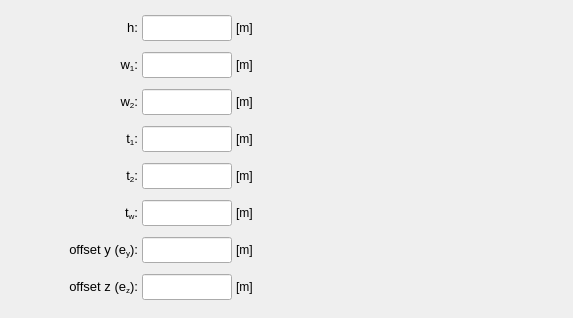
         <widget class="QWidget" name="tab_I_section">
          <attribute name="title">
           <string>I-section</string>
          </attribute>
          <layout class="QGridLayout" name="gridLayout_51">
           <property name="leftMargin">
            <number>4</number>
           </property>
           <property name="topMargin">
            <number>4</number>
           </property>
           <property name="rightMargin">
            <number>4</number>
           </property>
           <property name="bottomMargin">
            <number>4</number>
           </property>
           <property name="spacing">
            <number>4</number>
           </property>
           <item row="0" column="0">
            <widget class="QFrame" name="frame_27">
             <property name="frameShape">
              <enum>QFrame::NoFrame</enum>
             </property>
             <property name="frameShadow">
              <enum>QFrame::Raised</enum>
             </property>
             <layout class="QGridLayout" name="gridLayout_50">
              <property name="leftMargin">
               <number>4</number>
              </property>
              <property name="topMargin">
               <number>4</number>
              </property>
              <property name="rightMargin">
               <number>4</number>
              </property>
              <property name="bottomMargin">
               <number>4</number>
              </property>
              <property name="spacing">
               <number>4</number>
              </property>
              <item row="0" column="4">
               <spacer name="horizontalSpacer_10">
                <property name="orientation">
                 <enum>Qt::Horizontal</enum>
                </property>
                <property name="sizeHint" stdset="0">
                 <size>
                  <width>40</width>
                  <height>20</height>
                 </size>
                </property>
               </spacer>
              </item>
              <item row="0" column="1">
               <widget class="QLabel" name="label_78">
                <property name="minimumSize">
                 <size>
                  <width>90</width>
                  <height>26</height>
                 </size>
                </property>
                <property name="maximumSize">
                 <size>
                  <width>90</width>
                  <height>26</height>
                 </size>
                </property>
                <property name="font">
                 <font>
                  <pointsize>10</pointsize>
                 </font>
                </property>
                <property name="text">
                 <string>&lt;html&gt;&lt;head/&gt;&lt;body&gt;&lt;p align=&quot;right&quot;&gt;h:&lt;/p&gt;&lt;/body&gt;&lt;/html&gt;</string>
                </property>
                <property name="alignment">
                 <set>Qt::AlignCenter</set>
                </property>
               </widget>
              </item>
              <item row="0" column="2">
               <widget class="QLineEdit" name="lineEdit_height_I_section">
                <property name="minimumSize">
                 <size>
                  <width>90</width>
                  <height>26</height>
                 </size>
                </property>
                <property name="maximumSize">
                 <size>
                  <width>90</width>
                  <height>26</height>
                 </size>
                </property>
                <property name="sizeIncrement">
                 <size>
                  <width>0</width>
                  <height>0</height>
                 </size>
                </property>
                <property name="font">
                 <font>
                  <pointsize>10</pointsize>
                 </font>
                </property>
                <property name="focusPolicy">
                 <enum>Qt::StrongFocus</enum>
                </property>
                <property name="styleSheet">
                 <string notr="true"/>
                </property>
                <property name="alignment">
                 <set>Qt::AlignCenter</set>
                </property>
                <property name="clearButtonEnabled">
                 <bool>true</bool>
                </property>
               </widget>
              </item>
              <item row="1" column="2">
               <widget class="QLineEdit" name="lineEdit_w1_I_section">
                <property name="minimumSize">
                 <size>
                  <width>90</width>
                  <height>24</height>
                 </size>
                </property>
                <property name="maximumSize">
                 <size>
                  <width>90</width>
                  <height>26</height>
                 </size>
                </property>
                <property name="sizeIncrement">
                 <size>
                  <width>0</width>
                  <height>0</height>
                 </size>
                </property>
                <property name="font">
                 <font>
                  <pointsize>10</pointsize>
                 </font>
                </property>
                <property name="focusPolicy">
                 <enum>Qt::StrongFocus</enum>
                </property>
                <property name="styleSheet">
                 <string notr="true"/>
                </property>
                <property name="alignment">
                 <set>Qt::AlignCenter</set>
                </property>
                <property name="clearButtonEnabled">
                 <bool>true</bool>
                </property>
               </widget>
              </item>
              <item row="1" column="1">
               <widget class="QLabel" name="label_75">
                <property name="minimumSize">
                 <size>
                  <width>90</width>
                  <height>26</height>
                 </size>
                </property>
                <property name="maximumSize">
                 <size>
                  <width>90</width>
                  <height>26</height>
                 </size>
                </property>
                <property name="font">
                 <font>
                  <pointsize>10</pointsize>
                 </font>
                </property>
                <property name="text">
                 <string>&lt;html&gt;&lt;head/&gt;&lt;body&gt;&lt;p align=&quot;right&quot;&gt;w&lt;span style=&quot; vertical-align:sub;&quot;&gt;1&lt;/span&gt;:&lt;/p&gt;&lt;/body&gt;&lt;/html&gt;</string>
                </property>
                <property name="alignment">
                 <set>Qt::AlignCenter</set>
                </property>
               </widget>
              </item>
              <item row="0" column="3">
               <widget class="QLabel" name="label_142">
                <property name="minimumSize">
                 <size>
                  <width>35</width>
                  <height>26</height>
                 </size>
                </property>
                <property name="maximumSize">
                 <size>
                  <width>35</width>
                  <height>26</height>
                 </size>
                </property>
                <property name="text">
                 <string>[m]</string>
                </property>
                <property name="alignment">
                 <set>Qt::AlignLeading|Qt::AlignLeft|Qt::AlignVCenter</set>
                </property>
               </widget>
              </item>
              <item row="2" column="2">
               <widget class="QLineEdit" name="lineEdit_w2_I_section">
                <property name="minimumSize">
                 <size>
                  <width>90</width>
                  <height>24</height>
                 </size>
                </property>
                <property name="maximumSize">
                 <size>
                  <width>90</width>
                  <height>26</height>
                 </size>
                </property>
                <property name="sizeIncrement">
                 <size>
                  <width>0</width>
                  <height>0</height>
                 </size>
                </property>
                <property name="font">
                 <font>
                  <pointsize>10</pointsize>
                 </font>
                </property>
                <property name="focusPolicy">
                 <enum>Qt::StrongFocus</enum>
                </property>
                <property name="styleSheet">
                 <string notr="true"/>
                </property>
                <property name="alignment">
                 <set>Qt::AlignCenter</set>
                </property>
                <property name="clearButtonEnabled">
                 <bool>true</bool>
                </property>
               </widget>
              </item>
              <item row="1" column="3">
               <widget class="QLabel" name="label_133">
                <property name="minimumSize">
                 <size>
                  <width>35</width>
                  <height>26</height>
                 </size>
                </property>
                <property name="maximumSize">
                 <size>
                  <width>35</width>
                  <height>26</height>
                 </size>
                </property>
                <property name="text">
                 <string>[m]</string>
                </property>
                <property name="alignment">
                 <set>Qt::AlignLeading|Qt::AlignLeft|Qt::AlignVCenter</set>
                </property>
               </widget>
              </item>
              <item row="2" column="1">
               <widget class="QLabel" name="label_76">
                <property name="minimumSize">
                 <size>
                  <width>90</width>
                  <height>26</height>
                 </size>
                </property>
                <property name="maximumSize">
                 <size>
                  <width>90</width>
                  <height>26</height>
                 </size>
                </property>
                <property name="font">
                 <font>
                  <pointsize>10</pointsize>
                 </font>
                </property>
                <property name="text">
                 <string>&lt;html&gt;&lt;head/&gt;&lt;body&gt;&lt;p align=&quot;right&quot;&gt;w&lt;span style=&quot; vertical-align:sub;&quot;&gt;2&lt;/span&gt;:&lt;/p&gt;&lt;/body&gt;&lt;/html&gt;</string>
                </property>
                <property name="alignment">
                 <set>Qt::AlignCenter</set>
                </property>
               </widget>
              </item>
              <item row="3" column="2">
               <widget class="QLineEdit" name="lineEdit_t1_I_section">
                <property name="minimumSize">
                 <size>
                  <width>90</width>
                  <height>24</height>
                 </size>
                </property>
                <property name="maximumSize">
                 <size>
                  <width>90</width>
                  <height>26</height>
                 </size>
                </property>
                <property name="sizeIncrement">
                 <size>
                  <width>0</width>
                  <height>0</height>
                 </size>
                </property>
                <property name="font">
                 <font>
                  <pointsize>10</pointsize>
                 </font>
                </property>
                <property name="focusPolicy">
                 <enum>Qt::StrongFocus</enum>
                </property>
                <property name="styleSheet">
                 <string notr="true"/>
                </property>
                <property name="alignment">
                 <set>Qt::AlignCenter</set>
                </property>
                <property name="clearButtonEnabled">
                 <bool>true</bool>
                </property>
               </widget>
              </item>
              <item row="3" column="3">
               <widget class="QLabel" name="label_138">
                <property name="minimumSize">
                 <size>
                  <width>35</width>
                  <height>26</height>
                 </size>
                </property>
                <property name="maximumSize">
                 <size>
                  <width>35</width>
                  <height>26</height>
                 </size>
                </property>
                <property name="text">
                 <string>[m]</string>
                </property>
                <property name="alignment">
                 <set>Qt::AlignLeading|Qt::AlignLeft|Qt::AlignVCenter</set>
                </property>
               </widget>
              </item>
              <item row="3" column="1">
               <widget class="QLabel" name="label_74">
                <property name="minimumSize">
                 <size>
                  <width>90</width>
                  <height>26</height>
                 </size>
                </property>
                <property name="maximumSize">
                 <size>
                  <width>90</width>
                  <height>26</height>
                 </size>
                </property>
                <property name="font">
                 <font>
                  <pointsize>10</pointsize>
                 </font>
                </property>
                <property name="text">
                 <string>&lt;html&gt;&lt;head/&gt;&lt;body&gt;&lt;p align=&quot;right&quot;&gt;t&lt;span style=&quot; vertical-align:sub;&quot;&gt;1&lt;/span&gt;:&lt;/p&gt;&lt;/body&gt;&lt;/html&gt;</string>
                </property>
                <property name="alignment">
                 <set>Qt::AlignCenter</set>
                </property>
               </widget>
              </item>
              <item row="2" column="3">
               <widget class="QLabel" name="label_141">
                <property name="minimumSize">
                 <size>
                  <width>35</width>
                  <height>26</height>
                 </size>
                </property>
                <property name="maximumSize">
                 <size>
                  <width>35</width>
                  <height>26</height>
                 </size>
                </property>
                <property name="text">
                 <string>[m]</string>
                </property>
                <property name="alignment">
                 <set>Qt::AlignLeading|Qt::AlignLeft|Qt::AlignVCenter</set>
                </property>
               </widget>
              </item>
              <item row="4" column="1">
               <widget class="QLabel" name="label_77">
                <property name="minimumSize">
                 <size>
                  <width>90</width>
                  <height>26</height>
                 </size>
                </property>
                <property name="maximumSize">
                 <size>
                  <width>90</width>
                  <height>26</height>
                 </size>
                </property>
                <property name="font">
                 <font>
                  <pointsize>10</pointsize>
                 </font>
                </property>
                <property name="text">
                 <string>&lt;html&gt;&lt;head/&gt;&lt;body&gt;&lt;p align=&quot;right&quot;&gt;t&lt;span style=&quot; vertical-align:sub;&quot;&gt;2&lt;/span&gt;:&lt;/p&gt;&lt;/body&gt;&lt;/html&gt;</string>
                </property>
                <property name="alignment">
                 <set>Qt::AlignCenter</set>
                </property>
               </widget>
              </item>
              <item row="4" column="2">
               <widget class="QLineEdit" name="lineEdit_t2_I_section">
                <property name="minimumSize">
                 <size>
                  <width>90</width>
                  <height>24</height>
                 </size>
                </property>
                <property name="maximumSize">
                 <size>
                  <width>90</width>
                  <height>26</height>
                 </size>
                </property>
                <property name="sizeIncrement">
                 <size>
                  <width>0</width>
                  <height>0</height>
                 </size>
                </property>
                <property name="font">
                 <font>
                  <pointsize>10</pointsize>
                 </font>
                </property>
                <property name="focusPolicy">
                 <enum>Qt::StrongFocus</enum>
                </property>
                <property name="styleSheet">
                 <string notr="true"/>
                </property>
                <property name="alignment">
                 <set>Qt::AlignCenter</set>
                </property>
                <property name="clearButtonEnabled">
                 <bool>true</bool>
                </property>
               </widget>
              </item>
              <item row="4" column="3">
               <widget class="QLabel" name="label_136">
                <property name="minimumSize">
                 <size>
                  <width>35</width>
                  <height>26</height>
                 </size>
                </property>
                <property name="maximumSize">
                 <size>
                  <width>35</width>
                  <height>26</height>
                 </size>
                </property>
                <property name="text">
                 <string>[m]</string>
                </property>
                <property name="alignment">
                 <set>Qt::AlignLeading|Qt::AlignLeft|Qt::AlignVCenter</set>
                </property>
               </widget>
              </item>
              <item row="5" column="2">
               <widget class="QLineEdit" name="lineEdit_tw_I_section">
                <property name="minimumSize">
                 <size>
                  <width>90</width>
                  <height>24</height>
                 </size>
                </property>
                <property name="maximumSize">
                 <size>
                  <width>90</width>
                  <height>26</height>
                 </size>
                </property>
                <property name="sizeIncrement">
                 <size>
                  <width>0</width>
                  <height>0</height>
                 </size>
                </property>
                <property name="font">
                 <font>
                  <pointsize>10</pointsize>
                 </font>
                </property>
                <property name="focusPolicy">
                 <enum>Qt::StrongFocus</enum>
                </property>
                <property name="styleSheet">
                 <string notr="true"/>
                </property>
                <property name="alignment">
                 <set>Qt::AlignCenter</set>
                </property>
                <property name="clearButtonEnabled">
                 <bool>true</bool>
                </property>
               </widget>
              </item>
              <item row="5" column="3">
               <widget class="QLabel" name="label_134">
                <property name="minimumSize">
                 <size>
                  <width>35</width>
                  <height>26</height>
                 </size>
                </property>
                <property name="maximumSize">
                 <size>
                  <width>35</width>
                  <height>26</height>
                 </size>
                </property>
                <property name="text">
                 <string>[m]</string>
                </property>
                <property name="alignment">
                 <set>Qt::AlignLeading|Qt::AlignLeft|Qt::AlignVCenter</set>
                </property>
               </widget>
              </item>
              <item row="5" column="1">
               <widget class="QLabel" name="label_84">
                <property name="minimumSize">
                 <size>
                  <width>90</width>
                  <height>26</height>
                 </size>
                </property>
                <property name="maximumSize">
                 <size>
                  <width>90</width>
                  <height>26</height>
                 </size>
                </property>
                <property name="font">
                 <font>
                  <pointsize>10</pointsize>
                 </font>
                </property>
                <property name="text">
                 <string>&lt;html&gt;&lt;head/&gt;&lt;body&gt;&lt;p align=&quot;right&quot;&gt;t&lt;span style=&quot; vertical-align:sub;&quot;&gt;w&lt;/span&gt;:&lt;/p&gt;&lt;/body&gt;&lt;/html&gt;</string>
                </property>
                <property name="alignment">
                 <set>Qt::AlignCenter</set>
                </property>
               </widget>
              </item>
              <item row="6" column="3">
               <widget class="QLabel" name="label_140">
                <property name="minimumSize">
                 <size>
                  <width>35</width>
                  <height>26</height>
                 </size>
                </property>
                <property name="maximumSize">
                 <size>
                  <width>35</width>
                  <height>26</height>
                 </size>
                </property>
                <property name="text">
                 <string>[m]</string>
                </property>
                <property name="alignment">
                 <set>Qt::AlignLeading|Qt::AlignLeft|Qt::AlignVCenter</set>
                </property>
               </widget>
              </item>
              <item row="6" column="2">
               <widget class="QLineEdit" name="lineEdit_offsety_I_section">
                <property name="minimumSize">
                 <size>
                  <width>90</width>
                  <height>26</height>
                 </size>
                </property>
                <property name="maximumSize">
                 <size>
                  <width>90</width>
                  <height>26</height>
                 </size>
                </property>
                <property name="font">
                 <font>
                  <pointsize>10</pointsize>
                 </font>
                </property>
                <property name="focusPolicy">
                 <enum>Qt::StrongFocus</enum>
                </property>
                <property name="styleSheet">
                 <string notr="true"/>
                </property>
                <property name="alignment">
                 <set>Qt::AlignCenter</set>
                </property>
                <property name="clearButtonEnabled">
                 <bool>true</bool>
                </property>
               </widget>
              </item>
              <item row="6" column="1">
               <widget class="QLabel" name="label_137">
                <property name="minimumSize">
                 <size>
                  <width>90</width>
                  <height>26</height>
                 </size>
                </property>
                <property name="maximumSize">
                 <size>
                  <width>90</width>
                  <height>26</height>
                 </size>
                </property>
                <property name="font">
                 <font>
                  <pointsize>10</pointsize>
                 </font>
                </property>
                <property name="text">
                 <string>&lt;html&gt;&lt;head/&gt;&lt;body&gt;&lt;p align=&quot;right&quot;&gt;offset y (e&lt;span style=&quot; vertical-align:sub;&quot;&gt;y&lt;/span&gt;):&lt;/p&gt;&lt;/body&gt;&lt;/html&gt;</string>
                </property>
                <property name="alignment">
                 <set>Qt::AlignRight|Qt::AlignTrailing|Qt::AlignVCenter</set>
                </property>
               </widget>
              </item>
              <item row="7" column="2">
               <widget class="QLineEdit" name="lineEdit_offsetz_I_section">
                <property name="minimumSize">
                 <size>
                  <width>90</width>
                  <height>26</height>
                 </size>
                </property>
                <property name="maximumSize">
                 <size>
                  <width>90</width>
                  <height>26</height>
                 </size>
                </property>
                <property name="font">
                 <font>
                  <pointsize>10</pointsize>
                 </font>
                </property>
                <property name="focusPolicy">
                 <enum>Qt::StrongFocus</enum>
                </property>
                <property name="styleSheet">
                 <string notr="true">color: rgb(255, 0, 0);</string>
                </property>
                <property name="alignment">
                 <set>Qt::AlignCenter</set>
                </property>
                <property name="clearButtonEnabled">
                 <bool>true</bool>
                </property>
               </widget>
              </item>
              <item row="7" column="1">
               <widget class="QLabel" name="label_132">
                <property name="minimumSize">
                 <size>
                  <width>90</width>
                  <height>26</height>
                 </size>
                </property>
                <property name="maximumSize">
                 <size>
                  <width>90</width>
                  <height>26</height>
                 </size>
                </property>
                <property name="font">
                 <font>
                  <pointsize>10</pointsize>
                 </font>
                </property>
                <property name="text">
                 <string>&lt;html&gt;&lt;head/&gt;&lt;body&gt;&lt;p align=&quot;right&quot;&gt;offset z (e&lt;span style=&quot; vertical-align:sub;&quot;&gt;z&lt;/span&gt;):&lt;/p&gt;&lt;/body&gt;&lt;/html&gt;</string>
                </property>
                <property name="alignment">
                 <set>Qt::AlignRight|Qt::AlignTrailing|Qt::AlignVCenter</set>
                </property>
               </widget>
              </item>
              <item row="7" column="3">
               <widget class="QLabel" name="label_139">
                <property name="minimumSize">
                 <size>
                  <width>35</width>
                  <height>26</height>
                 </size>
                </property>
                <property name="maximumSize">
                 <size>
                  <width>35</width>
                  <height>26</height>
                 </size>
                </property>
                <property name="text">
                 <string>[m]</string>
                </property>
                <property name="alignment">
                 <set>Qt::AlignLeading|Qt::AlignLeft|Qt::AlignVCenter</set>
                </property>
               </widget>
              </item>
              <item row="0" column="0">
               <spacer name="horizontalSpacer_11">
                <property name="orientation">
                 <enum>Qt::Horizontal</enum>
                </property>
                <property name="sizeHint" stdset="0">
                 <size>
                  <width>40</width>
                  <height>20</height>
                 </size>
                </property>
               </spacer>
              </item>
             </layout>
            </widget>
           </item>
           <item row="0" column="1">
            <widget class="QFrame" name="frame_22">
             <property name="frameShape">
              <enum>QFrame::NoFrame</enum>
             </property>
             <property name="frameShadow">
              <enum>QFrame::Raised</enum>
             </property>
             <layout class="QGridLayout" name="gridLayout_46">
              <property name="leftMargin">
               <number>0</number>
              </property>
              <property name="topMargin">
               <number>0</number>
              </property>
              <property name="rightMargin">
               <number>0</number>
              </property>
              <property name="bottomMargin">
               <number>0</number>
              </property>
              <property name="spacing">
               <number>0</number>
              </property>
              <item row="0" column="0">
               <widget class="QLabel" name="label_10">
                <property name="minimumSize">
                 <size>
                  <width>250</width>
                  <height>310</height>
                 </size>
                </property>
                <property name="maximumSize">
                 <size>
                  <width>250</width>
                  <height>310</height>
                 </size>
                </property>
                <property name="text">
                 <string/>
                </property>
                <property name="pixmap">
                 <pixmap>../../../../data/figures/I_profile.PNG</pixmap>
                </property>
                <property name="scaledContents">
                 <bool>true</bool>
                </property>
               </widget>
              </item>
             </layout>
            </widget>
           </item>
          </layout>
         </widget>
